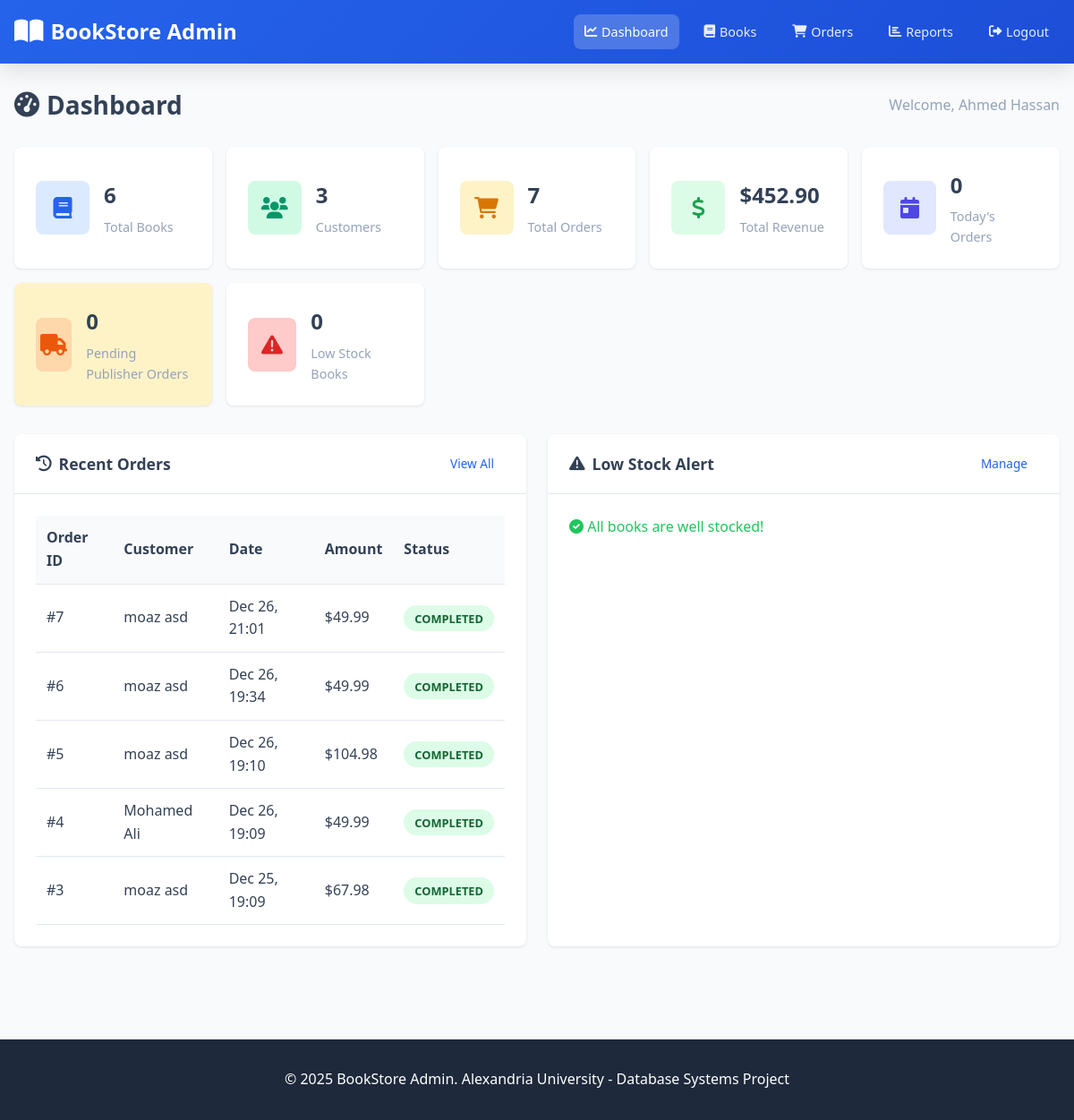
/dashboard.php (signed in), run on the app's committed database.
### tables this page shows
CREATE TABLE `customer_orders` (
  `order_id` int(11) NOT NULL,
  `customer_id` int(11) NOT NULL,
  `payment_id` int(11) NOT NULL,
  `shipping_address_id` int(11) NOT NULL,
  `order_date` timestamp NOT NULL DEFAULT current_timestamp(),
  `total_amount` decimal(10,2) DEFAULT NULL CHECK (`total_amount` >= 0),
  `order_status` enum('Completed','Cancelled','Refunded') DEFAULT 'Completed'
);

### dashboard.php (the view, shortened to what this page needs)
<?php
$conn = getConnection();
$stats = [];
$result = $conn->query("SELECT COUNT(*) as count FROM books");
$stats['total_books'] = $result->fetch_assoc()['count'];
$result = $conn->query("SELECT COUNT(*) as count FROM customers");
$stats['total_customers'] = $result->fetch_assoc()['count'];
$result = $conn->query("SELECT COUNT(*) as count FROM customer_orders");
$stats['total_orders'] = $result->fetch_assoc()['count'];
$result = $conn->query("SELECT COALESCE(SUM(total_amount), 0) as total FROM customer_orders WHERE order_status = 'Completed'");
$stats['total_revenue'] = $result->fetch_assoc()['total'];
$result = $conn->query("SELECT COUNT(*) as count FROM customer_orders WHERE DATE(order_date) = CURDATE()");
$stats['today_orders'] = $result->fetch_assoc()['count'];
$result = $conn->query("SELECT COUNT(*) as count FROM publisher_orders WHERE order_status = 'Pending'");
$stats['pending_publisher_orders'] = $result->fetch_assoc()['count'];
$result = $conn->query("SELECT COUNT(*) as count FROM books WHERE quantity_in_stock < minimum_threshold");
$stats['low_stock_books'] = $result->fetch_assoc()['count'];
$recent_orders_query = "
    SELECT co.order_id, co.order_date, co.total_amount, co.order_status,
           CONCAT(c.first_name, ' ', c.last_name) as customer_name
    FROM customer_orders co
    JOIN customers c ON co.customer_id = c.customer_id
    ORDER BY co.order_date DESC
    LIMIT 5
";
$recent_orders = $conn->query($recent_orders_query)->fetch_all(MYSQLI_ASSOC);
$low_stock_query = "
    SELECT b.isbn, b.title, b.quantity_in_stock, b.minimum_threshold,
           p.publisher_name
    FROM books b
    JOIN publishers p ON b.publisher_id = p.publisher_id
    WHERE b.quantity_in_stock < b.minimum_threshold
    ORDER BY b.quantity_in_stock ASC
    LIMIT 5
";
$low_stock_books = $conn->query($low_stock_query)->fetch_all(MYSQLI_ASSOC);
?>
<!DOCTYPE html>
<html lang="en">
<head>
    <link rel="stylesheet" href="../assets/css/style.css">
    <link rel="stylesheet" href="https://cdnjs.cloudflare.com/ajax/libs/font-awesome/6.0.0/css/all.min.css">
</head>
<body class="admin-body">
    <header class="admin-header">
        <div class="header-container">
            <a href="dashboard.php" class="logo">
                <i class="fas fa-book-open"></i> BookStore Admin
            </a>
            <nav class="nav-links">
                <a href="dashboard.php" class="active"><i class="fas fa-chart-line"></i> Dashboard</a>
                <a href="books.php"><i class="fas fa-book"></i> Books</a>
                <a href="orders.php"><i class="fas fa-shopping-cart"></i> Orders</a>
                <a href="reports.php"><i class="fas fa-chart-bar"></i> Reports</a>
                <a href="logout.php"><i class="fas fa-sign-out-alt"></i> Logout</a>
            </nav>
        </div>
    </header>
    <main class="container admin-container">
        <h1 class="page-title">
            <i class="fas fa-tachometer-alt"></i> Dashboard
            <span class="welcome-text">Welcome, <?php echo htmlspecialchars($_SESSION['admin_name']); ?></span>
        </h1>
        <div class="stats-grid">
            <div class="stat-card">
                <div class="stat-icon books">
                    <i class="fas fa-book"></i>
                </div>
                <div class="stat-info">
                    <h3><?php echo $stats['total_books']; ?></h3>
                    <p>Total Books</p>
                </div>
            </div>
            <div class="stat-card">
                <div class="stat-icon customers">
                    <i class="fas fa-users"></i>
                </div>
                <div class="stat-info">
                    <h3><?php echo $stats['total_customers']; ?></h3>
                    <p>Customers</p>
                </div>
            </div>
            <div class="stat-card">
                <div class="stat-icon orders">
                    <i class="fas fa-shopping-cart"></i>
                </div>
                <div class="stat-info">
                    <h3><?php echo $stats['total_orders']; ?></h3>
                    <p>Total Orders</p>
                </div>
            </div>
            <div class="stat-card">
                <div class="stat-icon revenue">
                    <i class="fas fa-dollar-sign"></i>
                </div>
                <div class="stat-info">
                    <h3>$<?php echo number_format($stats['total_revenue'], 2); ?></h3>
                    <p>Total Revenue</p>
                </div>
            </div>
            <div class="stat-card">
                <div class="stat-icon today">
                    <i class="fas fa-calendar-day"></i>
                </div>
                <div class="stat-info">
                    <h3><?php echo $stats['today_orders']; ?></h3>
                    <p>Today's Orders</p>
                </div>
            </div>
            <div class="stat-card warning">
                <div class="stat-icon pending">
                    <i class="fas fa-truck"></i>
                </div>
                <div class="stat-info">
                    <h3><?php echo $stats['pending_publisher_orders']; ?></h3>
                    <p>Pending Publisher Orders</p>
                </div>
            </div>
            <div class="stat-card <?php echo $stats['low_stock_books'] > 0 ? 'danger' : ''; ?>">
                <div class="stat-icon warning">
                    <i class="fas fa-exclamation-triangle"></i>
                </div>
                <div class="stat-info">
                    <h3><?php echo $stats['low_stock_books']; ?></h3>
                    <p>Low Stock Books</p>
                </div>
            </div>
        </div>
        <div class="dashboard-grid">
            <div class="card">
                <div class="card-header">
                    <h3><i class="fas fa-history"></i> Recent Orders</h3>
                    <a href="orders.php" class="btn btn-sm">View All</a>
                </div>
                <div class="card-body">
                    <?php if (empty($recent_orders)): ?>
                        <p class="text-muted">No orders yet</p>
                    <?php else: ?>
                        <table class="table">
                            <thead>
                                <tr>
                                    <th>Order ID</th>
                                    <th>Customer</th>
                                    <th>Date</th>
                                    <th>Amount</th>
                                    <th>Status</th>
                                </tr>
                            </thead>
                            <tbody>
                                <?php foreach ($recent_orders as $order): ?>
                                    <tr>
                                        <td>#<?php echo $order['order_id']; ?></td>
                                        <td><?php echo htmlspecialchars($order['customer_name']); ?></td>
                                        <td><?php echo date('M d, H:i', strtotime($order['order_date'])); ?></td>
                                        <td>$<?php echo number_format($order['total_amount'], 2); ?></td>
                                        <td>
                                            <span class="status-badge status-<?php echo strtolower($order['order_status']); ?>">
                                                <?php echo $order['order_status']; ?>
                                            </span>
                                        </td>
                                    </tr>
                                <?php endforeach; ?>
                            </tbody>
                        </table>
                    <?php endif; ?>
                </div>
            </div>
            <div class="card">
                <div class="card-header">
                    <h3><i class="fas fa-exclamation-triangle"></i> Low Stock Alert</h3>
                    <a href="books.php" class="btn btn-sm">Manage</a>
                </div>
                <div class="card-body">
                    <?php if (empty($low_stock_books)): ?>
                        <p class="text-success"><i class="fas fa-check-circle"></i> All books are well stocked!</p>
                    <?php endif; ?>
                </div>
            </div>
        </div>
    </main>
    <footer class="footer">
        <div class="footer-content">
            <p>&copy; 2025 BookStore Admin. Alexandria University - Database Systems Project</p>
        </div>
    </footer>
</body>
</html>

### style.css (style rules this page uses)
:root { --primary-color: #2563eb; --primary-dark: #1d4ed8; --secondary-color: #64748b; --success-color: #22c55e; --warning-color: #f59e0b; --danger-color: #ef4444; --info-color: #3b82f6; --light-bg: #f8fafc; --dark-bg: #1e293b; --text-color: #334155; --text-muted: #94a3b8; --border-color: #e2e8f0; --shadow: 0 1px 3px rgba(0,0,0,0.1); --shadow-lg: 0 10px 25px rgba(0,0,0,0.1); --radius: 8px; --transition: all 0.3s ease; }
* { margin: 0; padding: 0; box-sizing: border-box; }
body { font-family: 'Segoe UI', system-ui, -apple-system, sans-serif; background-color: var(--light-bg); color: var(--text-color); line-height: 1.6; }
a { color: var(--primary-color); text-decoration: none; transition: var(--transition); }
.header, .admin-header { background: linear-gradient(135deg, var(--primary-color), var(--primary-dark)); color: white; padding: 1rem 0; box-shadow: var(--shadow-lg); position: sticky; top: 0; z-index: 1000; }
.header-container { max-width: 1400px; margin: 0 auto; padding: 0 1rem; display: flex; align-items: center; justify-content: space-between; flex-wrap: wrap; gap: 1rem; }
.logo { font-size: 1.5rem; font-weight: bold; color: white !important; display: flex; align-items: center; gap: 0.5rem; }
.logo i { font-size: 1.8rem; }
.nav-links { display: flex; gap: 1rem; align-items: center; }
.nav-links a { color: rgba(255,255,255,0.9); padding: 0.5rem 0.75rem; border-radius: var(--radius); display: flex; align-items: center; gap: 0.3rem; font-size: 0.9rem; }
.nav-links a:hover, .nav-links a.active { background: rgba(255,255,255,0.2); color: white; }
.container { max-width: 1400px; margin: 0 auto; padding: 2rem 1rem; }
.admin-container { padding-top: 1.5rem; }
.page-title { font-size: 1.75rem; margin-bottom: 1.5rem; display: flex; align-items: center; gap: 0.5rem; }
.page-title .welcome-text { margin-left: auto; font-size: 1rem; font-weight: normal; color: var(--text-muted); }
.btn { display: inline-flex; align-items: center; justify-content: center; gap: 0.5rem; padding: 0.75rem 1.5rem; border: none; border-radius: var(--radius); font-size: 0.95rem; font-weight: 500; cursor: pointer; transition: var(--transition); }
.btn-sm { padding: 0.4rem 0.75rem; font-size: 0.85rem; }
.card { background: white; border-radius: var(--radius); box-shadow: var(--shadow); margin-bottom: 1.5rem; }
.card-header { padding: 1rem 1.5rem; border-bottom: 1px solid var(--border-color); display: flex; justify-content: space-between; align-items: center; }
.card-header h3 { display: flex; align-items: center; gap: 0.5rem; font-size: 1.1rem; }
.card-body { padding: 1.5rem; }
.table { width: 100%; border-collapse: collapse; }
.table th, .table td { padding: 0.75rem; text-align: left; border-bottom: 1px solid var(--border-color); }
.table th { background: var(--light-bg); font-weight: 600; color: var(--text-color); }
.status-badge { padding: 0.35rem 0.75rem; border-radius: 20px; font-size: 0.8rem; font-weight: 600; text-transform: uppercase; }
.status-completed { background: #dcfce7; color: #166534; }
.stats-grid { display: grid; grid-template-columns: repeat(auto-fit, minmax(200px, 1fr)); gap: 1rem; margin-bottom: 2rem; }
.stat-card { background: white; padding: 1.5rem; border-radius: var(--radius); box-shadow: var(--shadow); display: flex; align-items: center; gap: 1rem; }
.stat-card.warning { background: #fef3c7; }
.stat-icon { width: 60px; height: 60px; border-radius: var(--radius); display: flex; align-items: center; justify-content: center; font-size: 1.5rem; }
.stat-icon.books { background: #dbeafe; color: #2563eb; }
.stat-icon.customers { background: #d1fae5; color: #059669; }
.stat-icon.orders { background: #fef3c7; color: #d97706; }
.stat-icon.revenue { background: #dcfce7; color: #16a34a; }
.stat-icon.today { background: #e0e7ff; color: #4f46e5; }
.stat-icon.pending { background: #fed7aa; color: #ea580c; }
.stat-icon.warning { background: #fecaca; color: #dc2626; }
.stat-info h3 { font-size: 1.5rem; margin-bottom: 0.25rem; }
.stat-info p { color: var(--text-muted); font-size: 0.9rem; }
.dashboard-grid { display: grid; grid-template-columns: repeat(auto-fit, minmax(400px, 1fr)); gap: 1.5rem; }
.text-success { color: var(--success-color); }
.footer { background: var(--dark-bg); color: white; padding: 2rem; text-align: center; margin-top: 3rem; }

### data on the page
customer_orders: order_id "7", customer_name "moaz asd", order_date "Dec 26, 21:01", total_amount "49.99", order_status "COMPLETED"
customer_orders: order_id "6", customer_name "moaz asd", order_date "Dec 26, 19:34", total_amount "49.99", order_status "COMPLETED"
customer_orders: order_id "5", customer_name "moaz asd", order_date "Dec 26, 19:10", total_amount "104.98", order_status "COMPLETED"
customer_orders: order_id "4", customer_name "Mohamed Ali", order_date "Dec 26, 19:09", total_amount "49.99", order_status "COMPLETED"
customer_orders: order_id "3", customer_name "moaz asd", order_date "Dec 25, 19:09", total_amount "67.98", order_status "COMPLETED"

### other printed values
$_SESSION['admin_name'] "Ahmed Hassan"
$stats['total_books'] "6"
$stats['total_customers'] "3"
$stats['total_orders'] "7"
$stats['total_revenue'] "452.90"
$stats['today_orders'] "0"
$stats['pending_publisher_orders'] "0"
$stats['low_stock_books'] "0"
